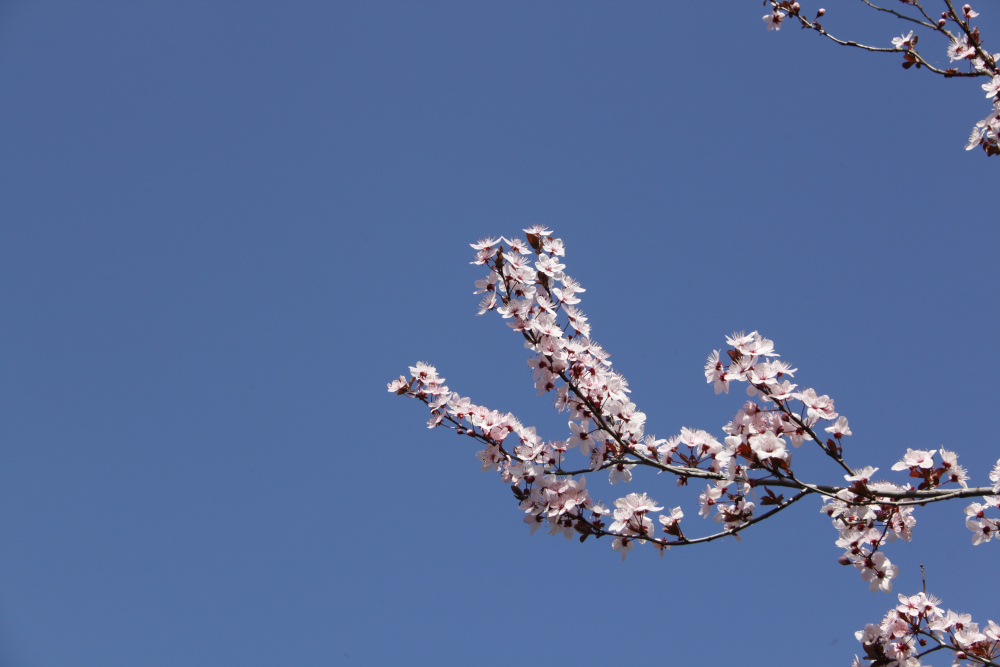
#> input picture CerisierP.jpg, 1000 x 667 px
$ python test.py
#> lines starting #> are read from the running program, lines starting #| are printed output that depends on the picture; long printed decimals are rounded
import numpy as np
from skimage import io, color

# Charger l'image
image_path = 'CerisierP.jpg'
image = io.imread(image_path)
#> image is the input picture: shape (667, 1000, 3); mean R, G, B 87.7, 109.1, 154.2

# Convertir l'image en niveaux de gris
gray_image = color.rgb2gray(image)
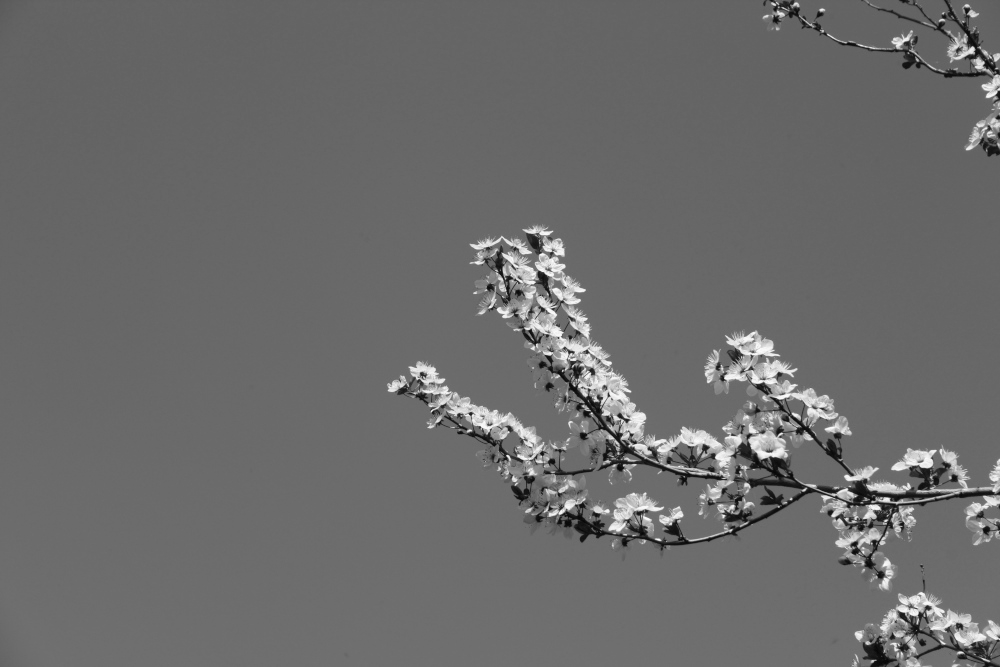
#> gray_image: shape (667, 1000) float64; min 0.0246, max 0.994, mean 0.423

# Convertir les niveaux de gris en une échelle de 0 à 255
gray_image = (gray_image * 255).astype(np.uint8)

# Calculer l'histogramme
hist, bin_edges = np.histogram(gray_image, bins=256, range=(0, 255))
#> hist = 256 values, max 59490 at index 101, min 0 at index 0, mean 2605.5; bin_edges = 257 values from 0 to 255

# Définir les moments
def moment(gris_max, ordre_moment, histogramme, total_pixels):
    indices = np.arange(0, gris_max + 1)
    moment_val = np.sum(histogramme * (indices ** ordre_moment))
    return moment_val / total_pixels

# Dimensions de l'image
height, width = gray_image.shape
#> height = 667; width = 1000
total_pixels = width * height
#> total_pixels = 667000

# Calculer les moments
gris_max = 255
m0 = moment(gris_max, 0, hist, total_pixels)
#> m0 = 1
m1 = moment(gris_max, 1, hist, total_pixels)
#> m1 = 107.3
m2 = moment(gris_max, 2, hist, total_pixels)
#> m2 = 12078.4
m3 = moment(gris_max, 3, hist, total_pixels)
#> m3 = 1447435.3

# Afficher les moments pour vérifier
print(f'm0 = {m0}, m1 = {m1}, m2 = {m2}, m3 = {m3}')
#| m0 = 1.0, m1 = 107.336, m2 = 12078.376, m3 = 1447435.329

# Matrice des coefficients et vecteur des constantes
A = np.array([[m0, m1], [m1, m2]])
#> A = [[1, 107.3], [107.3, 12078.4]]
b = np.array([m2, m3])
#> b = [12078.4, 1447435.3]

# Vérification de la non-singularité de la matrice A
if np.linalg.det(A) != 0:
    # Résolution du système d'équations
    x = np.linalg.solve(A, b)
#> x = [-16998.5, 270.9]
    C0 = x[0]
#> C0 = -16998.5
    C1 = x[1]
#> C1 = 270.9

    # Afficher les coefficients pour vérifier
    print(f'C0 = {C0}, C1 = {C1}')
#| C0 = -16998.486, C1 = 270.896

    # Résoudre l'équation quadratique C0 + C1z + z^2 = 0
    solutions = np.roots([1, C1, C0])
#> solutions = [-323.4, 52.55]
    z0 = solutions[0]
#> z0 = -323.4
    z1 = solutions[1]
#> z1 = 52.55

    # Affichage des solutions pour vérification
    print(f'Les solutions de l\'équation quadratique sont : z0 = {z0}, z1 = {z1}')
#| Les solutions de l'équation quadratique sont : z0 = -323.450, z1 = 52.554

    # Calculer le seuil comme la moyenne des solutions
    threshold = (z0 + z1) / 2
#> threshold = -135.4
else:
    C0 = C1 = z0 = z1 = threshold = None
    print('La matrice A est singulière, le système n\'a pas de solution unique.')

print(f'Seuil de binarisation calculé = {threshold}')
#| Seuil de binarisation calculé = -135.448
